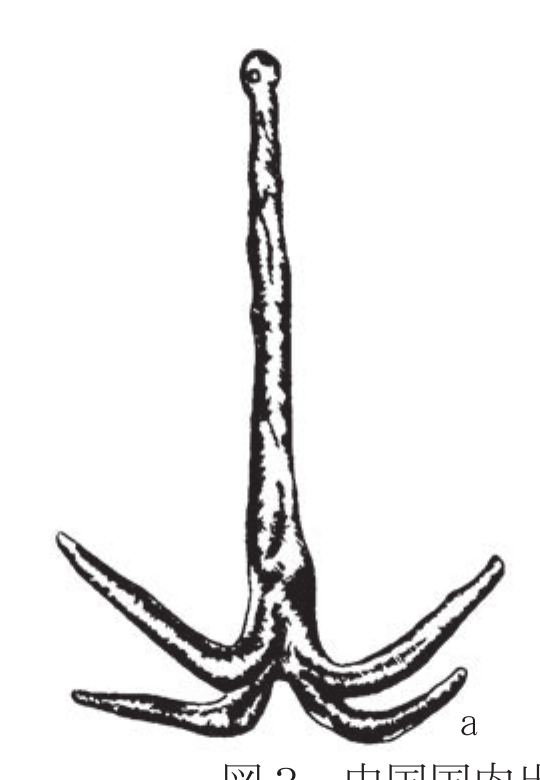
#> input picture build/staging/r189/fig3a-crop.png, 540 x 780 px
$ python trace_claws.py
#> lines starting #> are read from the running program, lines starting #| are printed output that depends on the picture
# r189 — claw centreline traces from the fig. 3a mask, plus an annotated overlay.
import numpy as np
from PIL import Image, ImageDraw

A = np.load('fig3a-mask.npy')
#> (reads build/staging/r189/fig3a-mask.npy from the repository)
H, W = A.shape
top, bot, lft, rgt, cx = 50, 743, 56, 503, 270
Ht = bot - top + 1

def runs(x):
    col = A[:, x]
    out = []
    y = 0
    while y < H:
        if col[y]:
            y0 = y
            while y < H and col[y]:
                y += 1
            out.append((y0, y - 1))
        else:
            y += 1
    return out

# upper claws: highest run per column outside the shank; lower claws: lowest run
up_r, up_l, lo_r, lo_l = [], [], [], []
for x in range(cx + 35, rgt + 1, 4):
    rs = runs(x)
    if rs:
        r0 = rs[0]; up_r.append((x, (r0[0] + r0[1]) / 2, r0[1] - r0[0] + 1))
        r1 = rs[-1]; lo_r.append((x, (r1[0] + r1[1]) / 2, r1[1] - r1[0] + 1))
for x in range(lft, cx - 35, 4):
    rs = runs(x)
    if rs:
        r0 = rs[0]; up_l.append((x, (r0[0] + r0[1]) / 2, r0[1] - r0[0] + 1))
        r1 = rs[-1]; lo_l.append((x, (r1[0] + r1[1]) / 2, r1[1] - r1[0] + 1))

def fit_dir(pts, frac0, frac1, label):
    # slope over a span of the claw, pts sorted by |x - cx| ascending
    pts = sorted(pts, key=lambda p: abs(p[0] - cx))
    n = len(pts)
    seg = pts[int(frac0 * n):max(int(frac0 * n) + 2, int(frac1 * n))]
    xsv = np.array([p[0] for p in seg]); ysv = np.array([p[1] for p in seg])
    m, b = np.polyfit(xsv, ysv, 1)
    # angle above horizontal, y down: dy/dx = m, up is -m for the right side
    import math
    ang = math.degrees(math.atan2(-(m if xsv[-1] > cx else -m) * 1.0, 1.0))
    print(f'{label}: n={len(seg)} x[{xsv.min()},{xsv.max()}] slope {m:+.3f} '
          f'-> {ang:+.1f} deg above horizontal')
    return m

print('--- upper-right claw (root -> tip) ---')
fit_dir(up_r, 0.05, 0.40, 'root third')
fit_dir(up_r, 0.60, 0.98, 'tip  third')
print('--- upper-left claw ---')
fit_dir(up_l, 0.05, 0.40, 'root third')
fit_dir(up_l, 0.60, 0.98, 'tip  third')
print('--- lower-right claw ---')
fit_dir(lo_r, 0.05, 0.40, 'root third')
fit_dir(lo_r, 0.60, 0.98, 'tip  third')
print('--- lower-left claw ---')
fit_dir(lo_l, 0.05, 0.40, 'root third')
fit_dir(lo_l, 0.60, 0.98, 'tip  third')

# thickness along the upper-right claw
th = sorted(up_r, key=lambda p: abs(p[0] - cx))
n = len(th)
for f in (0.1, 0.5, 0.9):
    p = th[int(f * (n - 1))]
    print(f'upper-right thickness at {f:.1f} of trace: {p[2]}px at x={p[0]}')

# lower-claw tips: farthest run-centres
lo_r_t = max(lo_r, key=lambda p: p[0]); lo_l_t = min(lo_l, key=lambda p: p[0])
print(f'lower-right tip trace end ({lo_r_t[0]},{lo_r_t[1]:.0f}), '
      f'lower-left ({lo_l_t[0]},{lo_l_t[1]:.0f})')

# annotated overlay
im = Image.open('fig3a-crop.png').convert('RGB')
#> im is the input picture: PIL image 540x780 RGB; mean R, G, B 235.9, 235.5, 235.6
d = ImageDraw.Draw(im)
for pts, col in ((up_r, (255, 0, 0)), (up_l, (255, 0, 0)),
                 (lo_r, (0, 120, 255)), (lo_l, (0, 120, 255))):
    for x, y, t in pts:
        d.ellipse((x - 1, y - 1, x + 1, y + 1), fill=col)
# landmarks
lm = [((56, 536), 'Ltip'), ((503, 563), 'Rtip'), ((364, 743), 'low'),
      ((cx, 709), 'crownB'), ((cx, top), 'ringT')]
for (x, y), t in lm:
    d.line((x - 8, y, x + 8, y), fill=(0, 180, 0), width=2)
    d.line((x, y - 8, x, y + 8), fill=(0, 180, 0), width=2)
    d.text((x + 6, y + 4), t, fill=(0, 180, 0))
d.line((cx, top, cx, bot), fill=(0, 180, 0, 30), width=1)
im.save('fig3a-annotated.png')
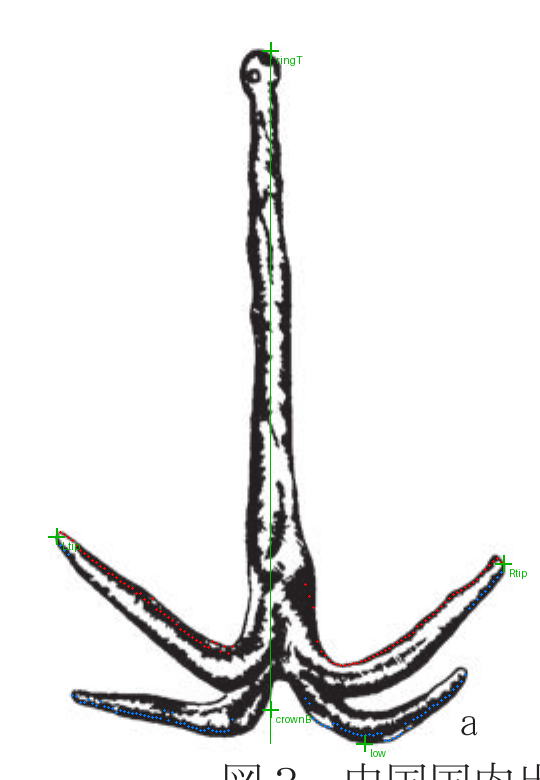
#> saved as fig3a-annotated.png: PIL image 540x780 RGB; mean R, G, B 235.5, 235.5, 235.2
print('wrote fig3a-annotated.png')
